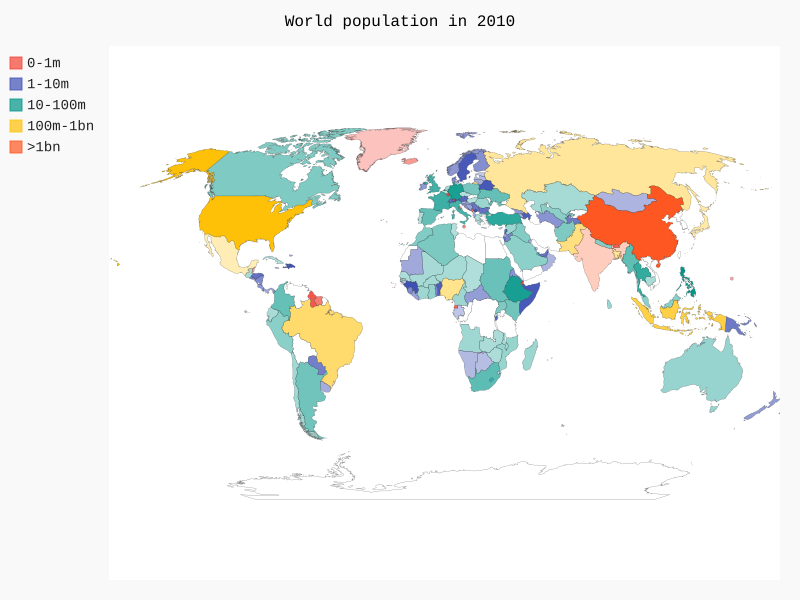

Source code (Python):
import json
import pygal
from countries import get_country_code

#将数据加载到一个列表中
filename = 'population_data.json'
with open(filename) as f:
    pop_data = json.load(f)

#找到每个国家2010年的人口数量，创建一个包含人口数量的字典
cc_population = {}
for pop_dict in pop_data:
    if pop_dict['Year'] == '2010':
        country_name = pop_dict['Country Name']
        #python不能把包含小数点的字符串转换为整数         population = int(pop_dict['Value'])会报错
        population = int(float(pop_dict['Value']))
        code = get_country_code(country_name)
        if code:
            cc_population[code] = population

#根据人口数量将所有的国家分成5组
cc_pop1, cc_pop2, cc_pop3, cc_pop4, cc_pop5 ={},{},{},{},{}
for cc, pop in cc_population.items():
    if pop < 1000000:
        cc_pop1[cc] = pop
    elif pop < 10000000:
        cc_pop2[cc] = pop
    elif pop < 100000000:
        cc_pop3[cc] = pop
    elif pop < 1000000000:
        cc_pop4[cc] = pop
    else:
        cc_pop5[cc] = pop


wm = pygal.maps.world.World()
wm.title = 'World population in 2010'
wm.add('0-1m', cc_pop1)
wm.add('1-10m', cc_pop2)
wm.add('10-100m', cc_pop3)
wm.add('100m-1bn', cc_pop4)
wm.add('>1bn', cc_pop5)
wm.render_to_file("world_population.svg")
